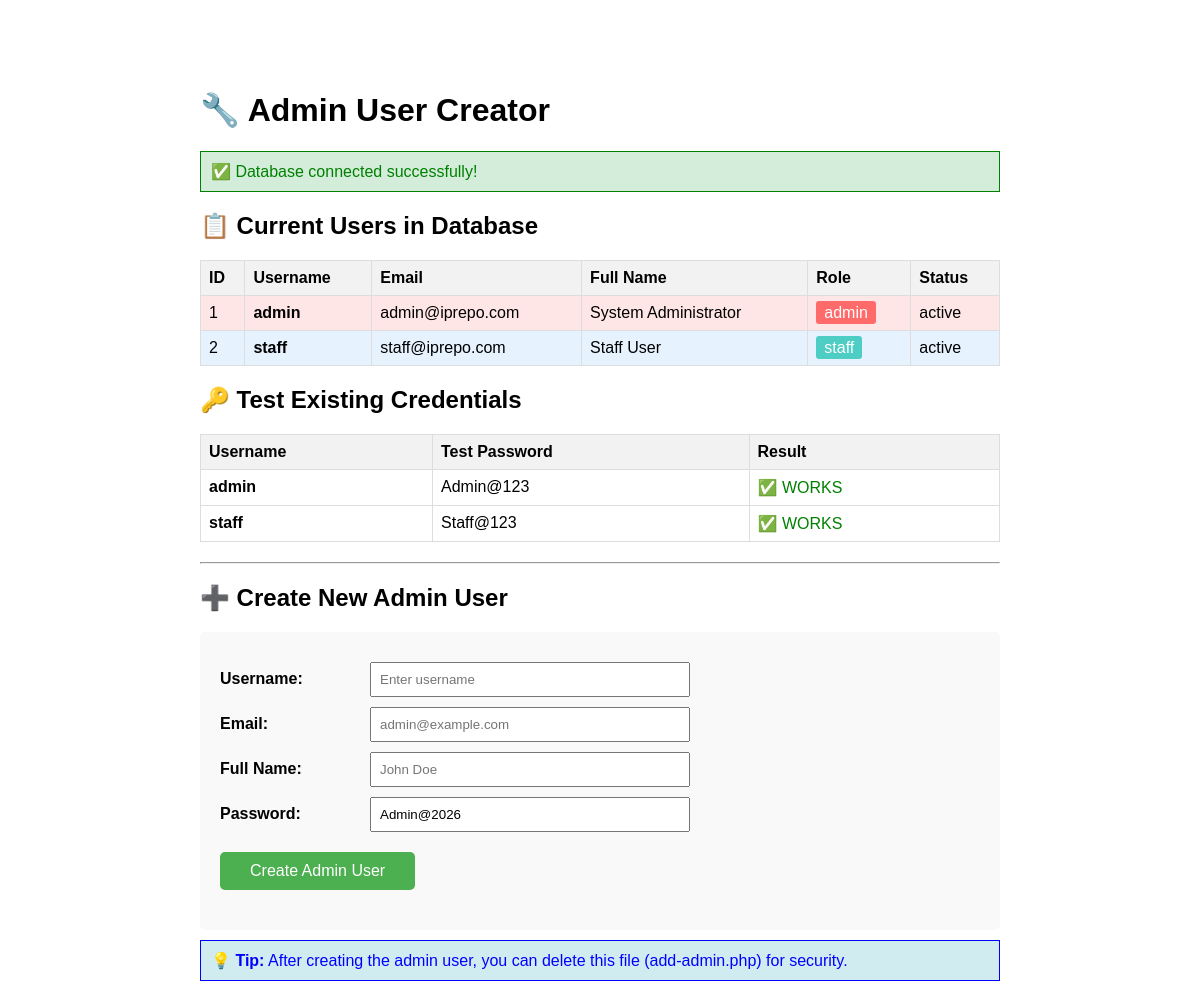
/add-admin.php, run on the app's committed database.
### tables this page shows
CREATE TABLE users (
    id INT AUTO_INCREMENT PRIMARY KEY,
    username VARCHAR(50) UNIQUE NOT NULL,
    email VARCHAR(100) UNIQUE NOT NULL,
    password_hash VARCHAR(255) NOT NULL,
    full_name VARCHAR(100) NOT NULL,
    role ENUM('admin', 'staff') NOT NULL DEFAULT 'staff',
    status ENUM('active', 'inactive') NOT NULL DEFAULT 'active',
    created_at TIMESTAMP DEFAULT CURRENT_TIMESTAMP,
    updated_at TIMESTAMP DEFAULT CURRENT_TIMESTAMP ON UPDATE CURRENT_TIMESTAMP,
    last_login TIMESTAMP NULL,
    INDEX idx_username (username),
    INDEX idx_email (email),
    INDEX idx_role (role),
    INDEX idx_status (status)
);

### core/Database.php (called while the page is built, shortened)
<?php
class Database {
    private static $instance = null;
    private $conn;
    private function __construct() {
        try {
            $dsn = 'mysql:host=' . DB_HOST . ';dbname=' . DB_NAME . ';charset=' . DB_CHARSET;
            $options = [
                PDO::ATTR_ERRMODE            => PDO::ERRMODE_EXCEPTION,
                PDO::ATTR_DEFAULT_FETCH_MODE => PDO::FETCH_ASSOC,
                PDO::ATTR_EMULATE_PREPARES   => false,
            ];
            $this->conn = new PDO($dsn, DB_USER, DB_PASS, $options);
        } catch(PDOException $e) {
            die("Database Connection Failed: " . $e->getMessage());
        }
    }
    public static function getInstance() {
        if (self::$instance === null) {
            self::$instance = new self();
        }
        return self::$instance;
    }
    public function query($sql, $params = []) {
        try {
            $stmt = $this->conn->prepare($sql);
            $stmt->execute($params);
            return $stmt;
        } catch(PDOException $e) {
            error_log("Query Error: " . $e->getMessage());
            throw $e;
        }
    }
    public function fetchAll($sql, $params = []) {
        $stmt = $this->query($sql, $params);
        return $stmt->fetchAll();
    }
    public function fetch($sql, $params = []) {
        $stmt = $this->query($sql, $params);
        return $stmt->fetch();
    }
}

### add-admin.php (the view, shortened to what this page needs)
<?php
echo "<!DOCTYPE html>
<html>
<head>
    <title>Add Admin User</title>
    <style>
        body { font-family: Arial, sans-serif; max-width: 800px; margin: 50px auto; padding: 20px; }
        .success { color: green; padding: 10px; background: #d4edda; border: 1px solid green; margin: 10px 0; }
        .error { color: red; padding: 10px; background: #f8d7da; border: 1px solid red; margin: 10px 0; }
        .info { color: blue; padding: 10px; background: #d1ecf1; border: 1px solid blue; margin: 10px 0; }
        table { border-collapse: collapse; width: 100%; margin: 20px 0; }
        th, td { border: 1px solid #ddd; padding: 8px; text-align: left; }
        th { background: #f2f2f2; }
    </style>
</head>
<body>";
echo "<h1>🔧 Admin User Creator</h1>";
require_once __DIR__ . '/core/Database.php';
try {
    $db = Database::getInstance();
    echo "<div class='success'>✅ Database connected successfully!</div>";
    echo "<h2>📋 Current Users in Database</h2>";
    $users = $db->fetchAll("SELECT id, username, email, full_name, role, status, created_at FROM users ORDER BY id");
    if ($users) {
        echo "<table>";
        echo "<tr><th>ID</th><th>Username</th><th>Email</th><th>Full Name</th><th>Role</th><th>Status</th></tr>";
        foreach ($users as $user) {
            $rowColor = $user['role'] === 'admin' ? '#ffe6e6' : '#e6f3ff';
            echo "<tr style='background: {$rowColor}'>";
            echo "<td>{$user['id']}</td>";
            echo "<td><strong>{$user['username']}</strong></td>";
            echo "<td>{$user['email']}</td>";
            echo "<td>{$user['full_name']}</td>";
            echo "<td><span style='background: " . ($user['role'] === 'admin' ? '#ff6b6b' : '#4ecdc4') . "; color: white; padding: 3px 8px; border-radius: 3px;'>{$user['role']}</span></td>";
            echo "<td>{$user['status']}</td>";
            echo "</tr>";
        }
        echo "</table>";
    }
    echo "<h2>🔑 Test Existing Credentials</h2>";
    echo "<table>";
    echo "<tr><th>Username</th><th>Test Password</th><th>Result</th></tr>";
    $testAccounts = [
        ['username' => 'admin', 'password' => 'Admin@123'],
        ['username' => 'staff', 'password' => 'Staff@123']
    ];
    foreach ($testAccounts as $test) {
        $user = $db->fetch("SELECT password_hash FROM users WHERE username = ?", [$test['username']]);
        if ($user) {
            $works = password_verify($test['password'], $user['password_hash']);
            echo "<tr>";
            echo "<td><strong>{$test['username']}</strong></td>";
            echo "<td>{$test['password']}</td>";
            echo "<td>" . ($works ? "✅ <span style='color: green;'>WORKS</span>" : "❌ <span style='color: red;'>FAILED</span>") . "</td>";
            echo "</tr>";
        }
    }
    echo "</table>";
    echo "<hr>";
    echo "<h2>➕ Create New Admin User</h2>";
    echo "<form method='POST' style='background: #f9f9f9; padding: 20px; border-radius: 5px;'>";
    echo "<div style='margin: 10px 0;'>";
    echo "<label style='display: inline-block; width: 150px;'><strong>Username:</strong></label>";
    echo "<input type='text' name='username' required style='padding: 8px; width: 300px;' placeholder='Enter username'>";
    echo "</div>";
    echo "<div style='margin: 10px 0;'>";
    echo "<label style='display: inline-block; width: 150px;'><strong>Email:</strong></label>";
    echo "<input type='email' name='email' required style='padding: 8px; width: 300px;' placeholder='admin@example.com'>";
    echo "</div>";
    echo "<div style='margin: 10px 0;'>";
    echo "<label style='display: inline-block; width: 150px;'><strong>Full Name:</strong></label>";
    echo "<input type='text' name='full_name' required style='padding: 8px; width: 300px;' placeholder='John Doe'>";
    echo "</div>";
    echo "<div style='margin: 10px 0;'>";
    echo "<label style='display: inline-block; width: 150px;'><strong>Password:</strong></label>";
    echo "<input type='text' name='password' required style='padding: 8px; width: 300px;' placeholder='Choose a strong password' value='Admin@2026'>";
    echo "</div>";
    echo "<div style='margin: 20px 0;'>";
    echo "<button type='submit' style='background: #4CAF50; color: white; padding: 10px 30px; border: none; border-radius: 5px; cursor: pointer; font-size: 16px;'>Create Admin User</button>";
    echo "</div>";
    echo "</form>";
    echo "<div class='info'>";
    echo "<strong>💡 Tip:</strong> After creating the admin user, you can delete this file (add-admin.php) for security.";
    echo "</div>";
} catch (Exception $e) {
    echo "<div class='error'>";
    echo "<h2>❌ Database Connection Error</h2>";
    echo "<p><strong>Error:</strong> " . $e->getMessage() . "</p>";
    echo "<hr>";
    echo "<h3>Troubleshooting Steps:</h3>";
    echo "<ol>";
    echo "<li>Make sure XAMPP MySQL is running</li>";
    echo "<li>Check database credentials in config/config.php</li>";
    echo "<li>Verify database 'ip_repository_db' exists</li>";
    echo "<li>Import database/schema.sql in phpMyAdmin</li>";
    echo "</ol>";
    echo "</div>";
}
echo "</body></html>";
?>

### add-admin.php (style rules this page uses)
body { font-family: Arial, sans-serif; max-width: 800px; margin: 50px auto; padding: 20px; }
.success { color: green; padding: 10px; background: #d4edda; border: 1px solid green; margin: 10px 0; }
.info { color: blue; padding: 10px; background: #d1ecf1; border: 1px solid blue; margin: 10px 0; }
table { border-collapse: collapse; width: 100%; margin: 20px 0; }
th, td { border: 1px solid #ddd; padding: 8px; text-align: left; }
th { background: #f2f2f2; }

### data on the page
users: id "1", username "admin", email "admin@iprepo.com", full_name "System Administrator", role "admin", status "active"
users: id "2", username "staff", email "staff@iprepo.com", full_name "Staff User", role "staff", status "active"

### other printed values
$test['username'] "admin"
$test['password'] "Admin@123"
$test['username'] "staff"
$test['password'] "Staff@123"
